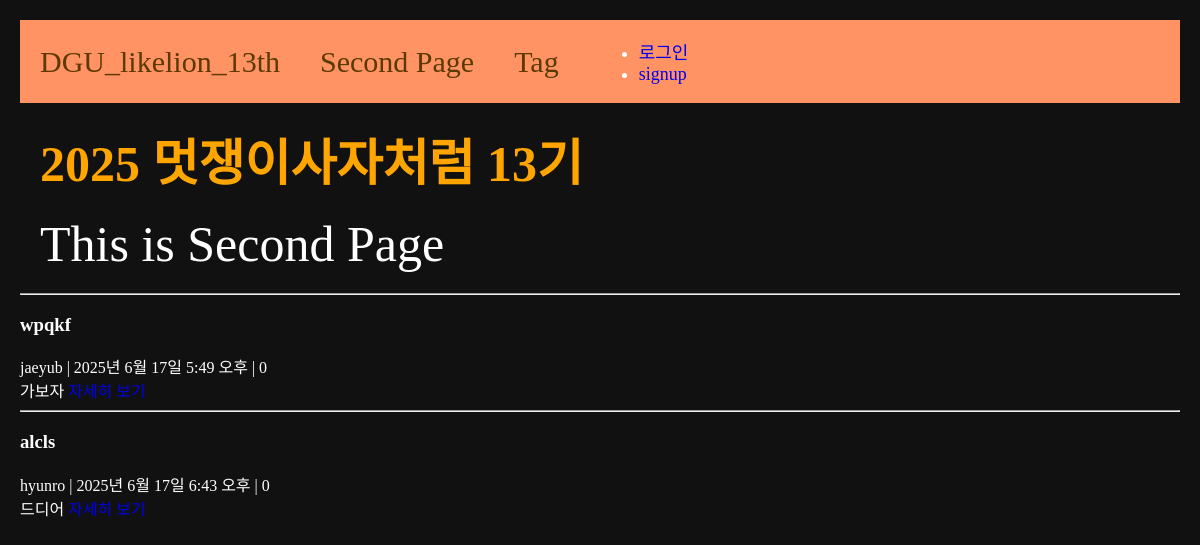
Screenshot of /second with the database file from the repository.
### main/models.py (models this page shows, shortened)
class Post(models.Model):
    title = models.CharField(max_length=50)
    writer = models.ForeignKey(User, null=False, blank=False, on_delete=models.CASCADE)
    content = models.TextField()
    pub_date = models.DateTimeField()
    image = models.ImageField(upload_to='post/', blank=True, null=True)
    views = models.PositiveIntegerField(default=0, help_text="조회수")
    tags = models.ManyToManyField(Tag, blank=True, related_name='posts')
    like=models.ManyToManyField(User, related_name='likes', blank=True)
    like_count = models.PositiveIntegerField(default=0)
    def summary(self):
        return self.content[:20]

### main/views.py (the view)
# urls.py: path('second', secondpage, name="secondpage"),
def secondpage(request):
    blogs = Blog.objects.all()
    posts = Post.objects.all()
    context = {
        'blogs': blogs,
        'posts': posts,
    }
    return render(request, 'main/secondpage.html', context)

### main/templates/main/secondpage.html (shortened to what this page needs)
{% extends 'base.html' %}
{% block content %}
    <h1 class="contents">2025 멋쟁이사자처럼 13기</h1>
    <div class="contents">This is Second Page</div>
    <div>
            {% for post in posts %}
            <div>
                <hr/>
                <h3>{{post.title}}</h3>
                {{post.writer}} | {{post.pub_date}} | {{post.views}}<br>
                {{post.summary}}
                <a href="{% url 'main:detail2' post.id %}">자세히 보기</a>
                <br>
            {% endfor %}
            </div>
    </div>
{% endblock %}

### project/static/css/project.css (style rules this page uses)
h1 { color: orange; }

### project/templates/base.html (style rules this page uses)
a { text-decoration: none; }
.body-container { background-color: #111; color: #fff; margin: 20px; }
.contents { font-size: 50px; margin: 20px; }

### rows the page displays
Post: title "wpqkf", writer "jaeyub", pub_date "2025년 6월 17일 5:49 오후", views "0", summary "가보자"
Post: title "alcls", writer "hyunro", pub_date "2025년 6월 17일 6:43 오후", views "0", summary "드디어"
